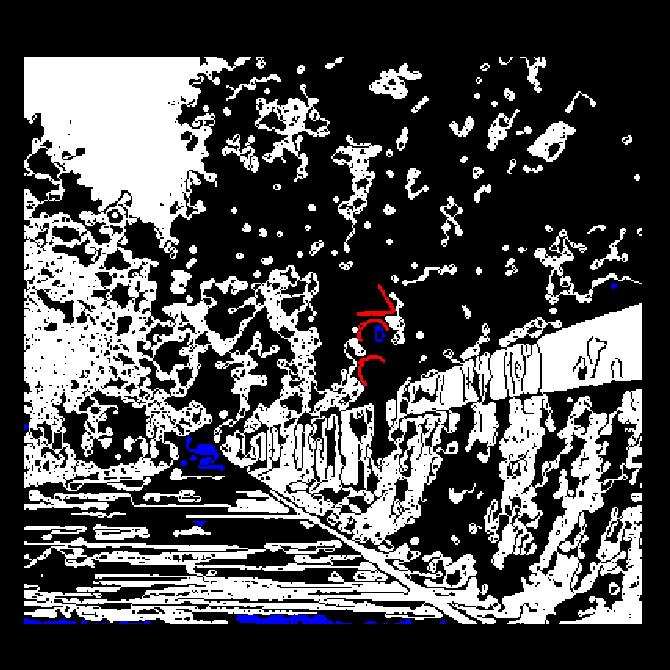
%> input picture task1/stage1detail.bmp, 670 x 670 px
$ octave --eval "result = Preprocessing(imread('../task1/stage1detail.bmp'));"   (GNU Octave 9; MATLAB toolbox functions it lacks are replaced by stand-ins)
%> lines starting %> are read from the running program, lines starting %| are printed output that depends on the picture; in (x1, y1, x2, y2) boxes, pixels count from 0 and x2, y2 are one past the last pixel; in counts of white or black regions, pixels touching at a corner belong together; the program's own positions count from 1
function [bin_mask] = Preprocessing(Image)
%pre processing of images to extract the mask
%------------------------------------------------------

resized = imresize(Image,[400 400],'bilinear');  %resize
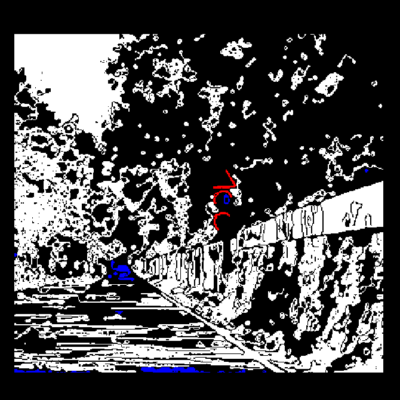
%> resized: size 400x400x3 uint8; mean R, G, B 80, 79.6, 80.7
resized2 = imsharpen(resized);
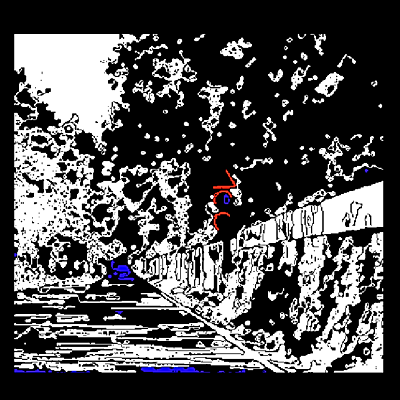
%> resized2: size 400x400x3 uint8; mean R, G, B 80.4, 80, 81
deblurr = edgetaper(resized2,fspecial('gaussian',5,0.5));
gray = rgb2gray(deblurr);
gray_filt = medfilt2(gray);
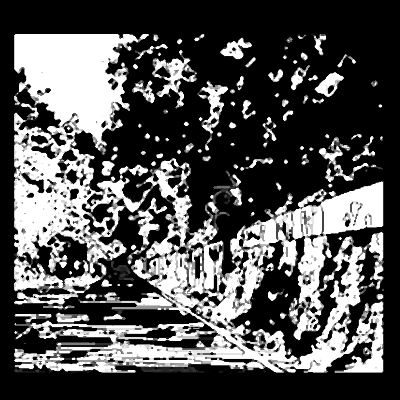
%> gray_filt: size 400x400 uint8; min 0, max 255, mean 82.1
tria_mask2 = roipoly(gray,[size(gray,2)/2 1 size(gray,2)],[1 size(gray,1) size(gray,1)]);
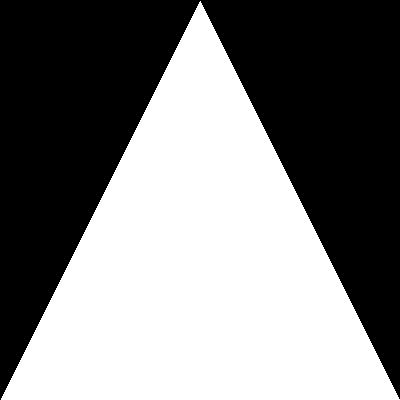
%> tria_mask2: size 400x400 logical; 49.9% white; 1 white region, box (x1, y1, x2, y2) and area: (1, 1, 400, 400) 79800
[r c] = size(gray_filt);
%> r = 400; c = 400
meano = mean2(gray_filt(100:300,100:300));
%> meano = 77.58
%if the image is too dark, it increases contrast
if meano <=60
    gray_filt = adapthisteq(gray_filt, 'ClipLimit' ,0.01,'NumTiles',[4 4]);
end
if meano >=210
    for m=1:r
        for l=1:c
         gray_filt(m,l)= gray_filt(m,l) - 50;
        end
    end
end


 step1 = gray_filt;

    for m=1:r
        for l=1:c
        if gray_filt(m,l) >=215 && gray_filt(m,l)<=255
            gray_filt(m,l) = 255;
        else
            gray_filt(m,l) = gray_filt(m,l);

        end
        end
    end
%> gray_filt: size 400x400 uint8; 4.47% of pixels changed, all inside (x1, y1, x2, y2) = (14, 34, 383, 372)

    resized_eq3 = adapthisteq(gray_filt, 'ClipLimit' ,0.01);
    bin3 = imbinarize(resized_eq3); %binarization
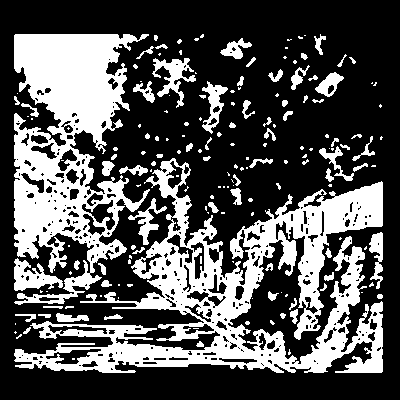
%> bin3: size 400x400 logical; 33.1% white; 177 white regions (105 under 20 px), largest, box (x1, y1, x2, y2) and area: (14, 158, 383, 373) 26147, (14, 34, 150, 305) 18379, (14, 258, 63, 291) 823
    bin3_compl = imcomplement(bin3);
    bin_mask = bin3_compl.*tria_mask2;
%> bin_mask: size 400x400 double; values 0 (black) and 1 (white), 32.5% white; 184 white regions (134 under 20 px), largest, box (x1, y1, x2, y2) and area: (39, 1, 301, 350) 28200, (1, 341, 400, 400) 12464, (228, 221, 345, 364) 5569
    bin_mask = imerode(bin_mask, strel('disk',2));
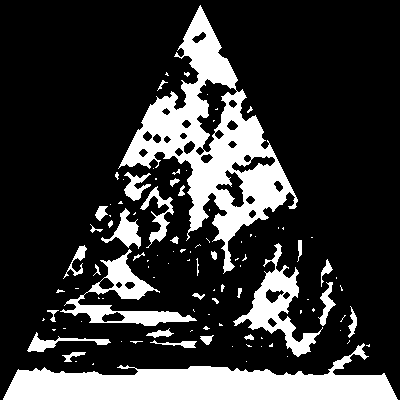
%> bin_mask: size 400x400 double; values 0 (black) and 1 (white), 21.6% white; 105 white regions (70 under 20 px), largest, box (x1, y1, x2, y2) and area: (118, 5, 298, 274) 13796, (3, 343, 398, 400) 11125, (233, 243, 323, 357) 2670
    bin_mask = imerode(bin_mask, strel('disk',2));
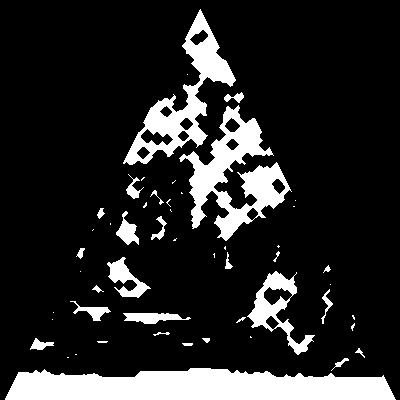
%> bin_mask: size 400x400 double; values 0 (black) and 1 (white), 15.4% white; 51 white regions (24 under 20 px), largest, box (x1, y1, x2, y2) and area: (5, 368, 396, 400) 9965, (179, 105, 292, 241) 5550, (123, 9, 236, 165) 4447


end
